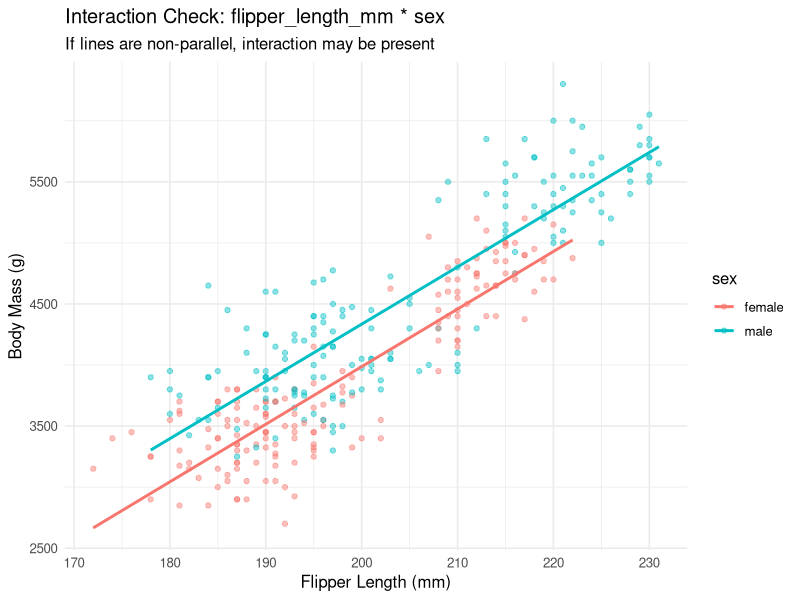
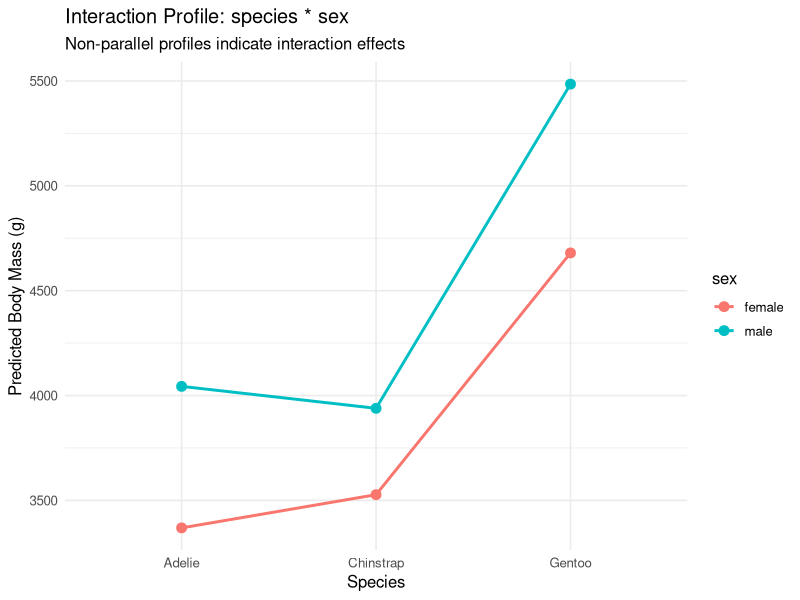

These figures' R source, in order:
# Day 6 - Multiple Regression Tutorial 3
# Interaction Effects in Linear Models
# Goal: Learn when and how to model X1 * X2 terms using Palmer Penguins

# 1. Load libraries and data
library(tidyverse)
library(palmerpenguins)

penguins_int <- penguins %>%
  select(body_mass_g, flipper_length_mm, species, sex) %>%
  drop_na() %>%
  mutate(
    species = factor(species),
    sex = factor(sex)
  )

cat("Rows used:", nrow(penguins_int), "\n")
cat("Species levels:", paste(levels(penguins_int$species), collapse = ", "), "\n")
cat("Sex levels:", paste(levels(penguins_int$sex), collapse = ", "), "\n\n")

# 2. Continuous x Categorical interaction
# Question: Does the flipper_length -> body_mass relationship change by sex?
model_add_cc <- lm(body_mass_g ~ flipper_length_mm + sex, data = penguins_int)
model_int_cc <- lm(body_mass_g ~ flipper_length_mm * sex, data = penguins_int)

cat("Additive model (continuous + categorical):\n")
print(summary(model_add_cc))

cat("\nInteraction model (continuous * categorical):\n")
print(summary(model_int_cc))

cat("\nNested model comparison (is flipper_length_mm:sex needed?):\n")
print(anova(model_add_cc, model_int_cc))

# 3. Categorical x Categorical interaction
# Question: Is the male-female body mass gap the same across species?
model_add_cat <- lm(body_mass_g ~ species + sex, data = penguins_int)
model_int_cat <- lm(body_mass_g ~ species * sex, data = penguins_int)

cat("\nAdditive model (species + sex):\n")
print(summary(model_add_cat))

cat("\nInteraction model (species * sex):\n")
print(summary(model_int_cat))

cat("\nNested model comparison (is species:sex needed?):\n")
print(anova(model_add_cat, model_int_cat))

# 4. Predicted means for species x sex interaction model
cell_grid <- expand_grid(
  species = levels(penguins_int$species),
  sex = levels(penguins_int$sex)
)
cell_grid$pred_body_mass_g <- predict(model_int_cat, newdata = cell_grid)

cat("\nPredicted means from species * sex model:\n")
print(cell_grid)

# 5. Visuals
# Plot A: Different slopes by sex (continuous x categorical interaction)
ggplot(penguins_int, aes(x = flipper_length_mm, y = body_mass_g, color = sex)) +
  geom_point(alpha = 0.45) +
  geom_smooth(method = "lm", se = FALSE, linewidth = 1) +
  labs(
    title = "Interaction Check: flipper_length_mm * sex",
    subtitle = "If lines are non-parallel, interaction may be present",
    x = "Flipper Length (mm)",
    y = "Body Mass (g)"
  ) +
  theme_minimal(base_size = 12)

# Plot B: Interaction profile plot (species x sex)
ggplot(cell_grid, aes(x = species, y = pred_body_mass_g, group = sex, color = sex)) +
  geom_point(size = 3) +
  geom_line(linewidth = 1) +
  labs(
    title = "Interaction Profile: species * sex",
    subtitle = "Non-parallel profiles indicate interaction effects",
    x = "Species",
    y = "Predicted Body Mass (g)"
  ) +
  theme_minimal(base_size = 12)
